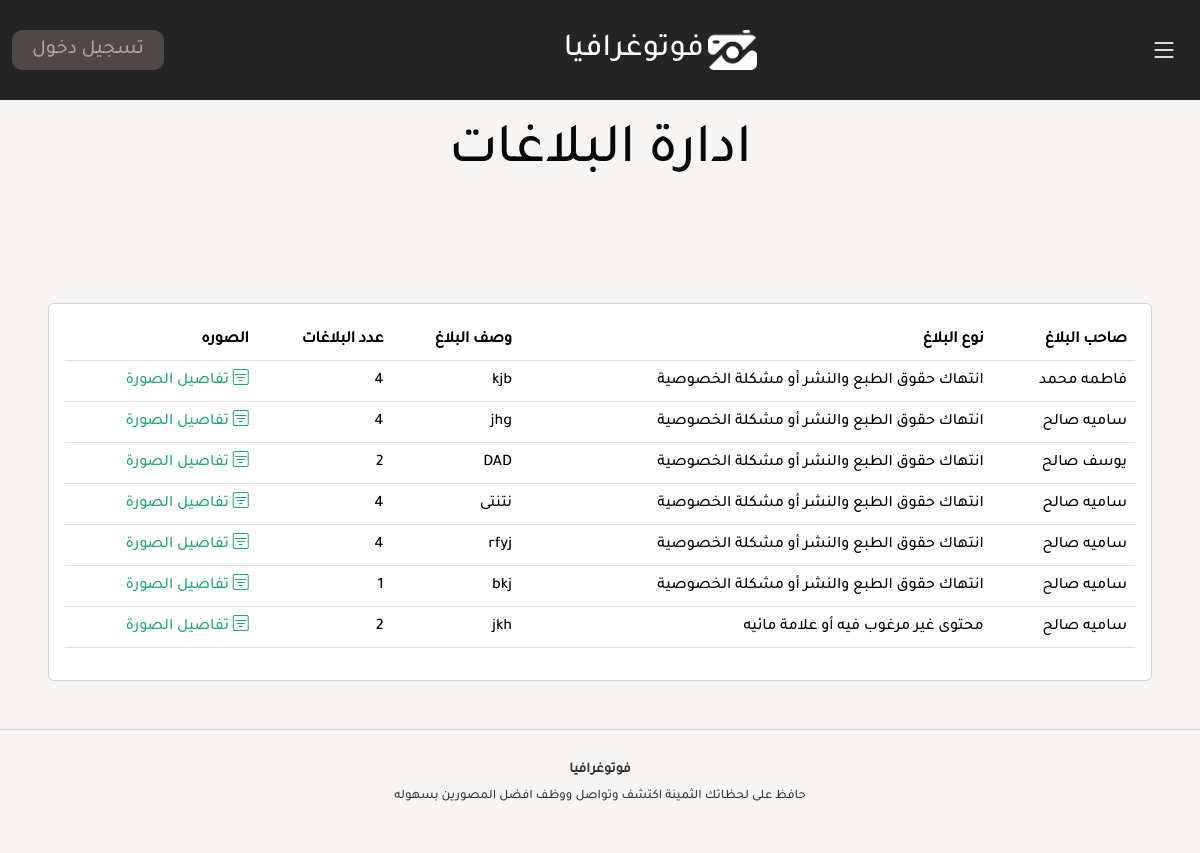
The app's page /reports.php with its own data.
### tables this page shows
CREATE TABLE `reports` (
  `id` int NOT NULL,
  `description` text NOT NULL,
  `image_id` int NOT NULL,
  `reporter_id` int NOT NULL,
  `type` varchar(500) NOT NULL
);

CREATE TABLE `users` (
  `id` int NOT NULL,
  `username` varchar(500) NOT NULL,
  `email` varchar(500) NOT NULL,
  `password` varchar(500) NOT NULL,
  `avatar` varchar(500) DEFAULT NULL,
  `cover` varchar(500) DEFAULT NULL,
  `bio` varchar(500) DEFAULT NULL,
  `role` enum('admin','photographer','seeker','مصور','باحث') NOT NULL,
  `address` varchar(500) NOT NULL,
  `is_locked` tinyint(1) NOT NULL,
  `facebook` varchar(500) DEFAULT NULL,
  `instagram` varchar(500) DEFAULT NULL,
  `whatsapp` varchar(500) DEFAULT NULL
);

### reports.php (the view, shortened to what this page needs)
<?php
require_once('config.php');
$reports=$conn->query("select * from reports");
function reporter($id)
{
  global $conn;
  $reporter=mysqli_fetch_array($conn->query("select * from users where id=$id"));
  return $reporter;
}
function reportesum($id)
{
  global $conn;
  $reporter=mysqli_fetch_array($conn->query("select count(id) from reports where 	image_id=$id"));
  return $reporter['count(id)'];
}
?>
<!DOCTYPE html>
<html lang="en">
<head>
    <link href="assets/vendor/fontawesome-free-6.4.2-web/css/fontawesome.css" rel="stylesheet">
    <link href="assets/vendor/fontawesome-free-6.4.2-web/css/brands.css" rel="stylesheet">
    <link href="assets/vendor/fontawesome-free-6.4.2-web/css/solid.css" rel="stylesheet">
  <link href="assets/vendor/bootstrap/css/bootstrap.min.css" rel="stylesheet">
  <link href="assets/vendor/bootstrap-icons/bootstrap-icons.css" rel="stylesheet">
  <link href="assets/vendor/swiper/swiper-bundle.min.css" rel="stylesheet">
  <link href="assets/vendor/glightbox/css/glightbox.min.css" rel="stylesheet">
  <link href="assets/vendor/aos/aos.css" rel="stylesheet">
  <link href="assets/css/reports.css" rel="stylesheet">
</head>
<body>
<header id="header" class="header d-flex align-items-center fixed-top" >
  <div class="container-fluid d-flex align-items-center justify-content-between">
    <div class="header-social-links">
    <?php
        if(isset($_SESSION['username'])){
          ?>
          <a href="profile.php?username=<?=$_SESSION['username']?>"><i class="fa fa-user"></i></a>
       <?php }
        else{?>
                <a href="login.php">تسجيل دخول </a>
      <?php  }
        ?>
    </div>
    <a href="index.html" class="logo d-flex align-items-center  me-auto me-lg-0">
      <h1 class="me-1">فوتوغرافيا</h1>
      <img src="assets/img/whitelogo.png" class="bi bi-camera">
    </a>
    <i class="mobile-nav-toggle mobile-nav-show bi bi-list"></i>
  </div>
</header>
  <main id="main" data-aos="fade" data-aos-delay="1500">
    <div class="page-header d-flex align-items-center">
      <div class="container position-relative">
        <div class="row d-flex justify-content-center">
          <div class="col-lg-6 text-center">
            <h2>   ادارة البلاغات</h2>
          </div>
        </div>
      </div>
    </div>
    <div class="card m-5" dir="rtl">
      <div class="card-body">
        <table class="table table-hover table-user">
          <thead>
            <tr>
              <th scope="col"> صاحب البلاغ  </th>
              <th scope="col">نوع البلاغ </th>
              <th scope="col">وصف البلاغ</th>
              <th scope="col">عدد البلاغات </th>
              <th scope="col">الصوره</th>
            </tr>
          </thead>
          <tbody>
              <?php
              foreach($reports as $report){?>
              <tr>
               <td><?=reporter($report['reporter_id'])['username']?></td>
               <td><?=$report['type'] ?></td>
               <td><?=$report['description']?> </td>
               <td><?=reportesum($report['image_id'])?></td>
              <td> <a href="image-details.php?img=<?=$report['image_id']?>"> <span class='bi bi-filter-square ms-1'></span>تفاصيل الصورة</a>
          </td>
          </tr>
                   <?php }
              ?>
          </tbody>
        </table>
      </div>
    </div>
  </main>
<footer id="footer" class="footer">
  <div class="container">
    <div class="copyright">
       <strong><span>فوتوغرافيا</span></strong>
    </div>
    <div class="credits">
    <p>حافظ على لحظاتك الثمينة اكتشف وتواصل ووظف افضل المصورين بسهوله</p>   </div>
  </div>
</footer>
</body>
</html>

### assets/css/reports.css (style rules this page uses)
:root { --font-default:Tajawal; --font-primary: Tajawal; --font-secondary: Tajawal; }
:root { --color-default: #fafafa; --color-primary: #27a776; --color-secondary: #161718; }
:root { scroll-behavior: smooth; }
body { font-family: var(--font-default); color: var(--color-secondary); background-color: #f7f4f4; }
a { color: var(--color-primary); text-decoration: none; }
h1, h2, h3, h4, h5, h6 { font-family: var(--font-primary); }
.page-header { padding: 120px 0 60px 0; min-height: 30vh; position: relative; }
.page-header h2 { font-size: 56px; font-weight: 500; color: #080808; font-family: var(--font-secondary); }
.header { transition: all 0.5s; z-index: 997; padding: 30px 0; background-color: #000000da; }
.header .logo { transition: 0.3s; }
.header .logo img { max-height: 40px; margin-right: 8px; }
.header .logo h1 { font-size: 32px; margin: 0; font-weight: 400; color: #fff; font-family: var(--font-secondary); }
.header .header-social-links a { border: none; background-color: rgba(165, 142, 142, 0.336); line-height: 0px; transition: 0.3s; font-size: 100px; margin-right: 10px; padding: 20px; border-radius: 10px; color: #ffffffb6; }
.header .header-social-links { padding-right: 15px; }
.header .header-social-links a { color: rgba(255, 255, 255, 0.5); padding-left: 15px; display: inline-block; line-height: 0px; transition: 0.3s; font-size: 20px; padding: 20px; }
@media (max-width: 1279px) { .mobile-nav-show { color: #fff; font-size: 28px; cursor: pointer; line-height: 0; transition: 0.5s; z-index: 9999; margin: 0 10px 0 10px; } }
.footer { margin-top: 30px; padding: 30px 0; font-size: 14px; border-top: 1px solid rgba(5, 5, 5, 0.15); }
.footer .copyright { text-align: center; color: rgba(8, 8, 8, 0.8); }
.footer .credits { padding-top: 6px; text-align: center; font-size: 13px; color: rgba(10, 10, 10, 0.8); }

### records on screen
reports: reporter.username "فاطمه محمد", type "انتهاك حقوق الطبع والنشر أو مشكلة الخصوصية", description "kjb", image_id "4"
reports: reporter.username "ساميه صالح", type "انتهاك حقوق الطبع والنشر أو مشكلة الخصوصية", description "jhg", image_id "4"
reports: reporter.username "يوسف صالح", type "انتهاك حقوق الطبع والنشر أو مشكلة الخصوصية", description "DAD", image_id "2"
reports: reporter.username "ساميه صالح", type "انتهاك حقوق الطبع والنشر أو مشكلة الخصوصية", description "نتنتى", image_id "4"
reports: reporter.username "ساميه صالح", type "انتهاك حقوق الطبع والنشر أو مشكلة الخصوصية", description "rfyj", image_id "4"
reports: reporter.username "ساميه صالح", type "انتهاك حقوق الطبع والنشر أو مشكلة الخصوصية", description "bkj", image_id "1"
reports: reporter.username "ساميه صالح", type "محتوى غير مرغوب فيه أو علامة مائيه", description "jkh", image_id "2"
